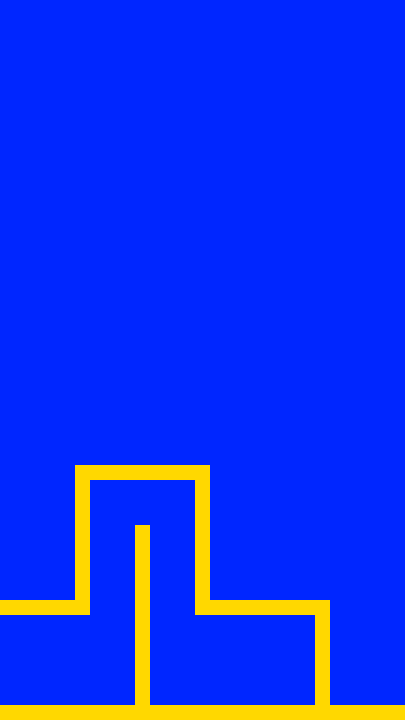

Tiled map render using the project's own tile images. Description and the whole map definition, tile-layer contents included, below:
An orthogonal 27x48 tile map with 15x15 px tiles, 1 tile layer (Tile Layer 1), 2 tilesets and 9 objects.

<map version="1.0" tiledversion="1.1.5" orientation="orthogonal" renderorder="right-down" width="27" height="48" tilewidth="15" tileheight="15" infinite="0" nextobjectid="96">
 <tileset firstgid="1" name="tileset" tilewidth="15" tileheight="15" tilecount="10" columns="10">
  <image source="../gfx/tilesets/blocks.png" width="150" height="15" />
 </tileset>
 <tileset firstgid="11" name="button" tilewidth="15" tileheight="15" tilecount="1" columns="1">
  <image source="../gfx/images/button.png" width="15" height="15" />
 </tileset>
 <layer name="Tile Layer 1" width="27" height="48">
  <data encoding="csv">
8,8,8,8,8,8,8,8,8,8,8,8,8,8,8,8,8,8,8,8,8,8,8,8,8,8,8,
8,8,8,8,8,8,8,8,8,8,8,8,8,8,8,8,8,8,8,8,8,8,8,8,8,8,8,
8,8,8,8,8,8,8,8,8,8,8,8,8,8,8,8,8,8,8,8,8,8,8,8,8,8,8,
8,8,8,8,8,8,8,8,8,8,8,8,8,8,8,8,8,8,8,8,8,8,8,8,8,8,8,
8,8,8,8,8,8,8,8,8,8,8,8,8,8,8,8,8,8,8,8,8,8,8,8,8,8,8,
8,8,8,8,8,8,8,8,8,8,8,8,8,8,8,8,8,8,8,8,8,8,8,8,8,8,8,
8,8,8,8,8,8,8,8,8,8,8,8,8,8,8,8,8,8,8,8,8,8,8,8,8,8,8,
8,8,8,8,8,8,8,8,8,8,8,8,8,8,8,8,8,8,8,8,8,8,8,8,8,8,8,
8,8,8,8,8,8,8,8,8,8,8,8,8,8,8,8,8,8,8,8,8,8,8,8,8,8,8,
8,8,8,8,8,8,8,8,8,8,8,8,8,8,8,8,8,8,8,8,8,8,8,8,8,8,8,
8,8,8,8,8,8,8,8,8,8,8,8,8,8,8,8,8,8,8,8,8,8,8,8,8,8,8,
8,8,8,8,8,8,8,8,8,8,8,8,8,8,8,8,8,8,8,8,8,8,8,8,8,8,8,
8,8,8,8,8,8,8,8,8,8,8,8,8,8,8,8,8,8,8,8,8,8,8,8,8,8,8,
8,8,8,8,8,8,8,8,8,8,8,8,8,8,8,8,8,8,8,8,8,8,8,8,8,8,8,
8,8,8,8,8,8,8,8,8,8,8,8,8,8,8,8,8,8,8,8,8,8,8,8,8,8,8,
8,8,8,8,8,8,8,8,8,8,8,8,8,8,8,8,8,8,8,8,8,8,8,8,8,8,8,
8,8,8,8,8,8,8,8,8,8,8,8,8,8,8,8,8,8,8,8,8,8,8,8,8,8,8,
8,8,8,8,8,8,8,8,8,8,8,8,8,8,8,8,8,8,8,8,8,8,8,8,8,8,8,
8,8,8,8,8,8,8,8,8,8,8,8,8,8,8,8,8,8,8,8,8,8,8,8,8,8,8,
8,8,8,8,8,8,8,8,8,8,8,8,8,8,8,8,8,8,8,8,8,8,8,8,8,8,8,
8,8,8,8,8,8,8,8,8,8,8,8,8,8,8,8,8,8,8,8,8,8,8,8,8,8,8,
8,8,8,8,8,8,8,8,8,8,8,8,8,8,8,8,8,8,8,8,8,8,8,8,8,8,8,
8,8,8,8,8,8,8,8,8,8,8,8,8,8,8,8,8,8,8,8,8,8,8,8,8,8,8,
8,8,8,8,8,8,8,8,8,8,8,8,8,8,8,8,8,8,8,8,8,8,8,8,8,8,8,
8,8,8,8,8,8,8,8,8,8,8,8,8,8,8,8,8,8,8,8,8,8,8,8,8,8,8,
8,8,8,8,8,8,8,8,8,8,8,8,8,8,8,8,8,8,8,8,8,8,8,8,8,8,8,
8,8,8,8,8,8,8,8,8,8,8,8,8,8,8,8,8,8,8,8,8,8,8,8,8,8,8,
8,8,8,8,8,8,8,8,8,8,8,8,8,8,8,8,8,8,8,8,8,8,8,8,8,8,8,
8,8,8,8,8,8,8,8,8,8,8,8,8,8,8,8,8,8,8,8,8,8,8,8,8,8,8,
8,8,8,8,8,8,8,8,8,8,8,8,8,8,8,8,8,8,8,8,8,8,8,8,8,8,8,
8,8,8,8,8,8,8,8,8,8,8,8,8,8,8,8,8,8,8,8,8,8,8,8,8,8,8,
8,8,8,8,8,5,5,5,5,5,5,5,5,5,8,8,8,8,8,8,8,8,8,8,8,8,8,
8,8,8,8,8,5,8,8,8,8,8,8,8,5,8,8,8,8,8,8,8,8,8,8,8,8,8,
8,8,8,8,8,5,8,8,8,8,8,8,8,5,8,8,8,8,8,8,8,8,8,8,8,8,8,
8,8,8,8,8,5,8,8,8,8,8,8,8,5,8,8,8,8,8,8,8,8,8,8,8,8,8,
8,8,8,8,8,5,8,8,8,5,8,8,8,5,8,8,8,8,8,8,8,8,8,8,8,8,8,
8,8,8,8,8,5,8,8,8,5,8,8,8,5,8,8,8,8,8,8,8,8,8,8,8,8,8,
8,8,8,8,8,5,8,8,8,5,8,8,8,5,8,8,8,8,8,8,8,8,8,8,8,8,8,
8,8,8,8,8,5,8,8,8,5,8,8,8,5,8,8,8,8,8,8,8,8,8,8,8,8,8,
8,8,8,8,8,5,8,8,8,5,8,8,8,5,8,8,8,8,8,8,8,8,8,8,8,8,8,
5,5,5,5,5,5,8,8,8,5,8,8,8,5,5,5,5,5,5,5,5,5,8,8,8,8,8,
8,8,8,8,8,8,8,8,8,5,8,8,8,8,8,8,8,8,8,8,8,5,8,8,8,8,8,
8,8,8,8,8,8,8,8,8,5,8,8,8,8,8,8,8,8,8,8,8,5,8,8,8,8,8,
8,8,8,8,8,8,8,8,8,5,8,8,8,8,8,8,8,8,8,8,8,5,8,8,8,8,8,
8,8,8,8,8,8,8,8,8,5,8,8,8,8,8,8,8,8,8,8,8,5,8,8,8,8,8,
8,8,8,8,8,8,8,8,8,5,8,8,8,8,8,8,8,8,8,8,8,5,8,8,8,8,8,
8,8,8,8,8,8,8,8,8,5,8,8,8,8,8,8,8,8,8,8,8,5,8,8,8,8,8,
5,5,5,5,5,5,5,5,5,5,5,5,5,5,5,5,5,5,5,5,5,5,5,5,5,5,5
</data>
 </layer>
 <objectgroup name="collision">
  <object id="75" x="0" y="705" width="405" height="15" />
  <object id="87" x="315" y="600" width="15" height="105" />
  <object id="88" x="195" y="600" width="120" height="15" />
  <object id="89" x="195" y="465" width="15" height="135" />
  <object id="90" x="75" y="465" width="120" height="15" />
  <object id="91" x="75" y="480" width="15" height="135" />
  <object id="92" x="0" y="600" width="75" height="15" />
  <object id="94" x="135" y="525" width="15" height="180" />
 </objectgroup>
 <objectgroup name="Button">
  <object id="95" gid="11" x="15" y="705" width="15" height="15" />
 </objectgroup>
</map>
